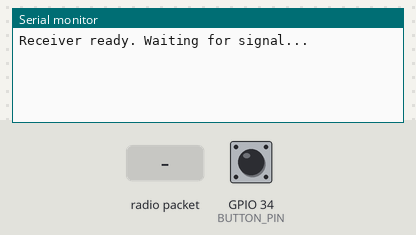
Bench run of a sketch on a simulated ESP32. Parts: the last lines printed to the serial monitor. The inputs (shaded band) are chosen by the test bench; at power-on: GPIO 34 (BUTTON_PIN) HIGH. No radio packets arrive unless stated; the audio player accepts every command and is not drawn.

Above: at 1.7 s.
1.8 s: GPIO 34 (BUTTON_PIN) pulled LOW for 0.15 s
At 3.0 s:
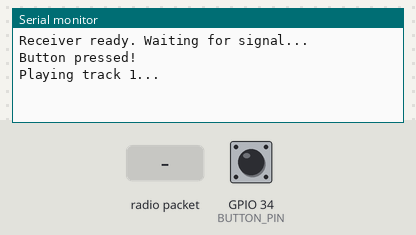
3.4 s: radio packet "Hello World" arrives
At 4.5 s:
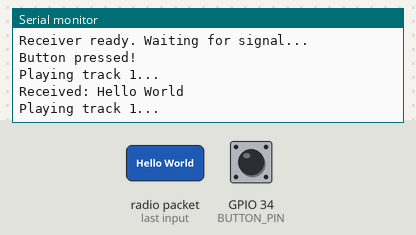
4.9 s: radio packet "1" arrives
At 5.7 s:
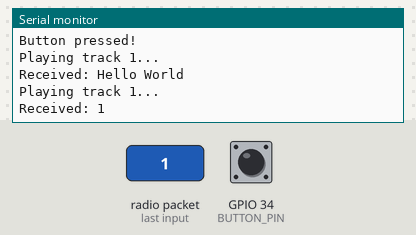

Measured:
- after the input at 1.8 s, the serial monitor: prints a new line at once (image 1)
- after the input at 3.4 s, the serial monitor: prints a new line at once (image 2)
- after the input at 4.9 s, the serial monitor: prints a new line at once (image 3)

The sketch:

esp32_rec.ino
```cpp
#include <SPI.h>
#include <nRF24L01.h>
#include <RF24.h>
#include <DFRobotDFPlayerMini.h>
#include <HardwareSerial.h>

#define CE_PIN 4
#define CSN_PIN 5
#define BUTTON_PIN 34 // Pin connected to the button

// Declare the radio object for NRF24 communication
RF24 radio(CE_PIN, CSN_PIN);
const byte address[6] = "00001";

// Create a hardware serial instance for the MP3 module
HardwareSerial mySerial(1); // Using UART1 for DFPlayer Mini communication

// Create the MP3 player object
DFRobotDFPlayerMini mp3;

// Setup button state variable
bool lastButtonState = LOW;
bool buttonPressed = false;

void setup() {
  // Initialize serial communication
  Serial.begin(115200);

  // Initialize the button pin as input
  pinMode(BUTTON_PIN, INPUT_PULLUP);

  // Initialize the MP3 player with the serial connection
  mySerial.begin(9600, SERIAL_8N1, 16, 17);  // RX, TX pins for DFPlayer Mini
  if (!mp3.begin(mySerial)) {
    Serial.println("MP3 player initialization failed.");
    while (1);  // Halt if the MP3 player doesn't initialize
  }
  mp3.volume(20);  // Set volume level (0 to 30)

  // Initialize the radio (NRF24)
  radio.begin();
  radio.setPALevel(RF24_PA_LOW);
  radio.setDataRate(RF24_250KBPS);
  radio.openReadingPipe(0, address);
  radio.startListening();
  Serial.println("Receiver ready. Waiting for signal...");
}

void loop() {
  // Check for button press
  bool buttonState = digitalRead(BUTTON_PIN);
  if (buttonState == LOW && lastButtonState == HIGH) {
    // Button pressed (LOW means button is pressed)
    Serial.println("Button pressed!");
    playTrack();
    delay(200);  // Debounce delay
  }
  lastButtonState = buttonState;

  // Listen for incoming messages (button press from another device)
  if (radio.available()) {
    char text[32] = "";
    radio.read(&text, sizeof(text));
    Serial.print("Received: ");
    Serial.println(text);
    if (strcmp(text, "Hello World") == 0) {
      playTrack();  // Play track when the signal is received
    }
  }
}

void playTrack() {
  // Play MP3 track
  mp3.play(1);  // Play track number 1
  Serial.println("Playing track 1...");
}
```
